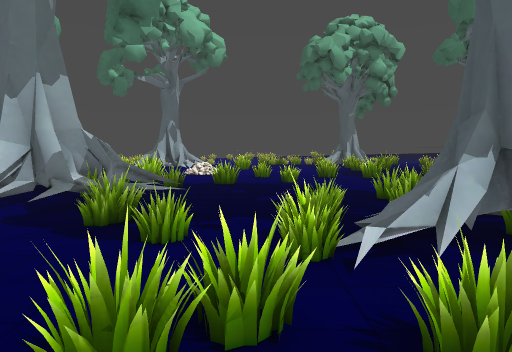
[1] (above)

24 first-person views from a walk through a level from a Godot 3-D game. The camera is 1.5 m above the floor, tilts 4° down and sees 70° across. The floor is counted in squares, 1 m on a side. Each view is taken from the middle of a square. On the plan, view 1 faces up. The plan holds only what a view shows up to about 16 squares ahead; the rest is blank. The place goes on beyond the plan. Some surface patterns are stand-ins.

[2]
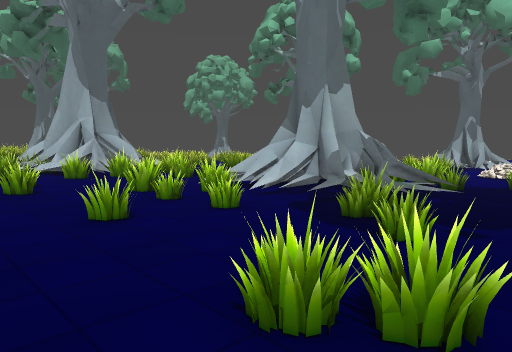

[3]
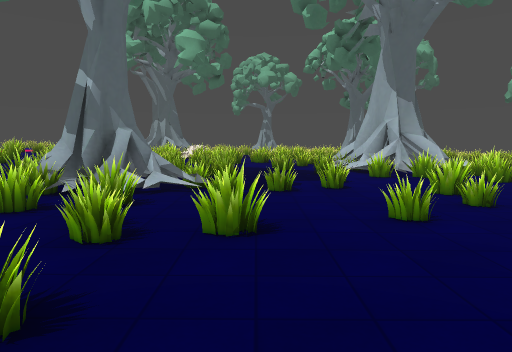

[4]
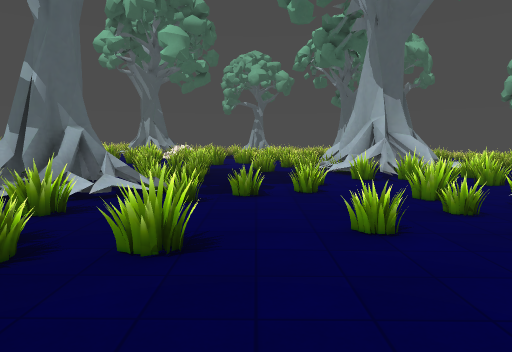

[5]
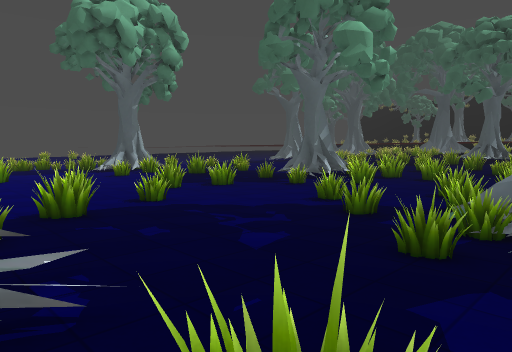

[6]
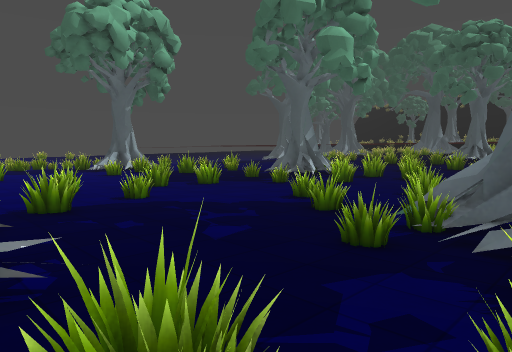

[7]
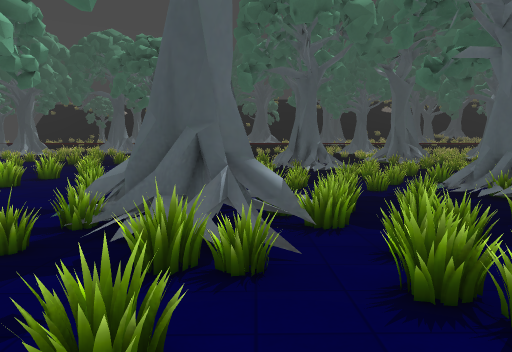

[8]
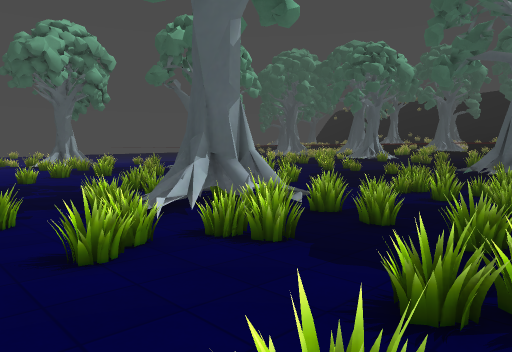

[9]
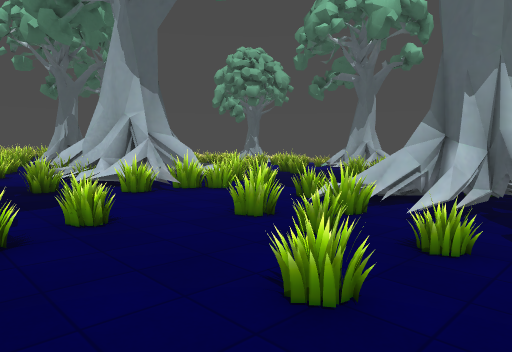

[10]
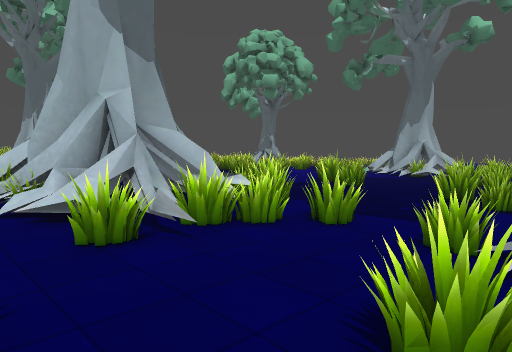

[11]
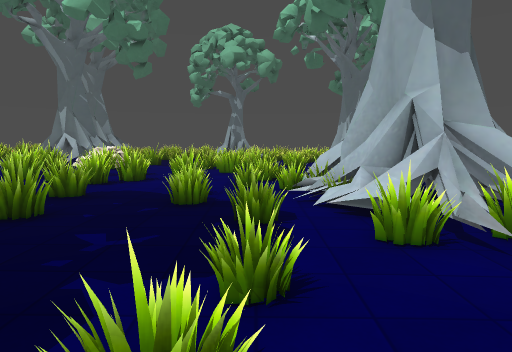

[12]
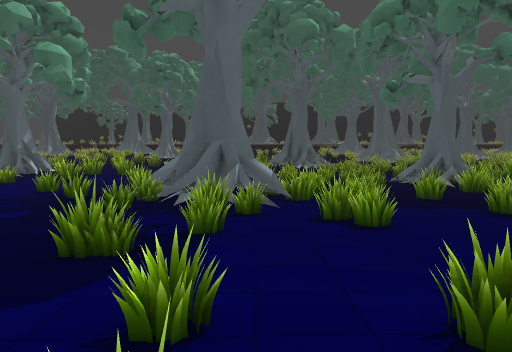

[13]
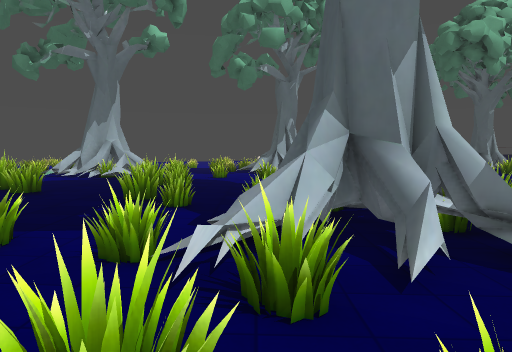

[14]
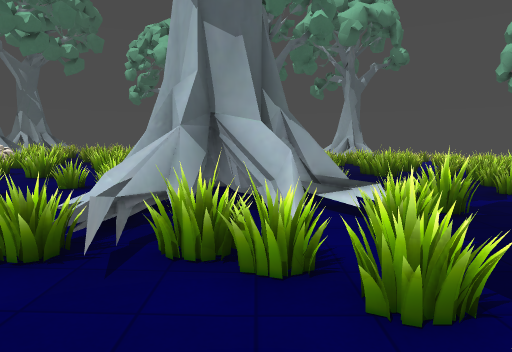

[15]
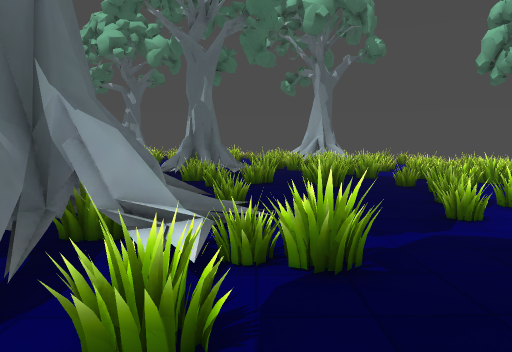

[16]
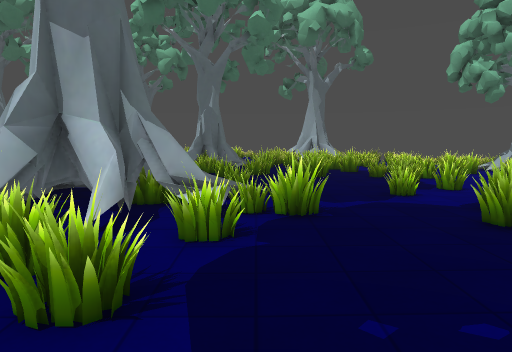

[17]
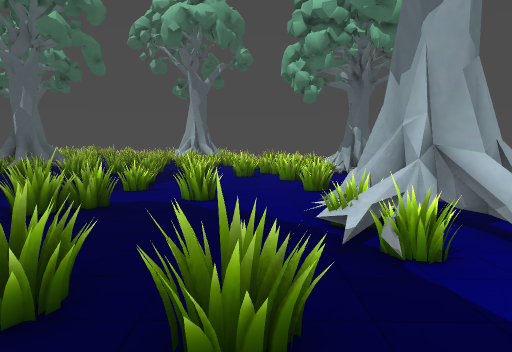

[18]
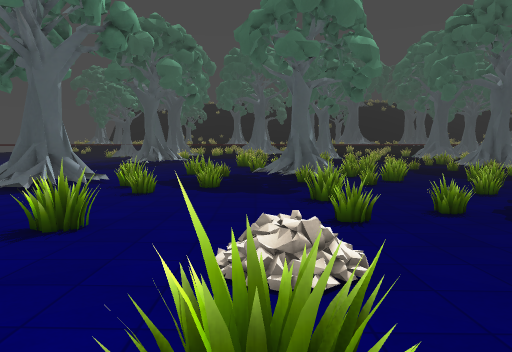

[19]
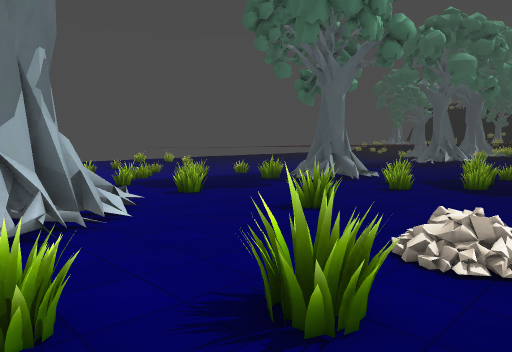

[20]
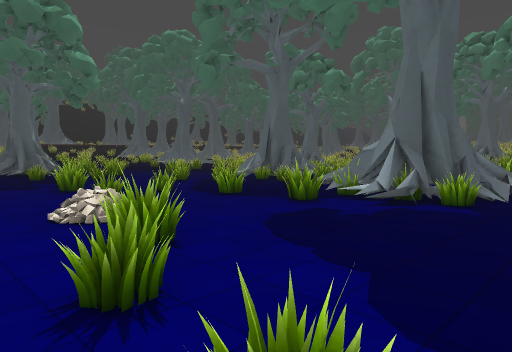

[21]
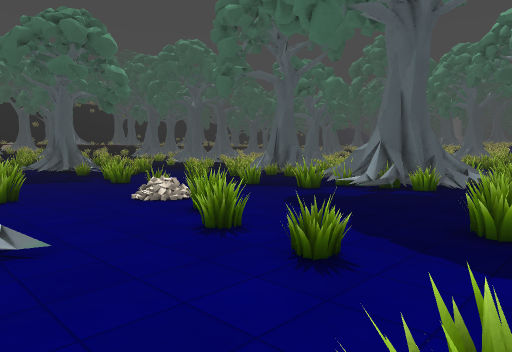

[22]
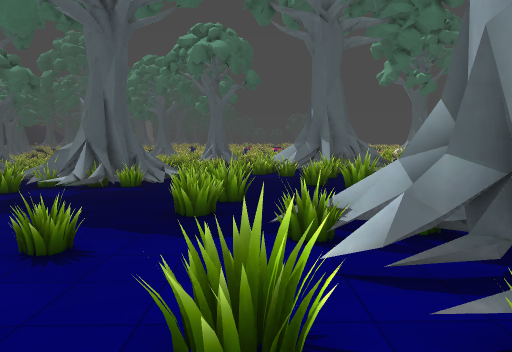

[23]
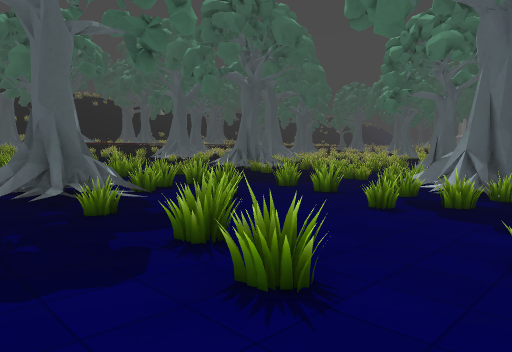

[24]
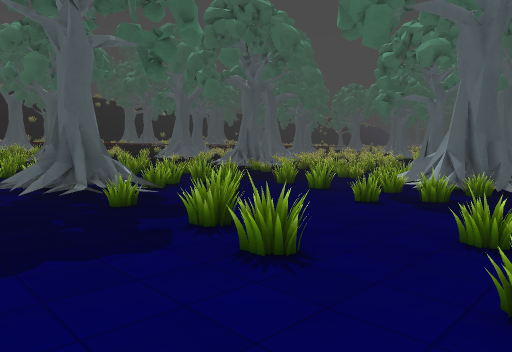

### Floor plan
Key: @ floor where view 1 was taken; # wall or solid block; x gap in a wall; . main floor; : floor 0.25 m higher than the main floor; - floor 0.25 m lower than the main floor; + floor 0.5 m higher than the main floor; * floor 0.75 m higher than the main floor; / step, stairs or slope; = window, fence, low wall or low ledge; ^ raised ledge; O other object.
Columns run from 27 left of view 1 to 13 right of it. Each row starts with its distance up from view 1.
 29              :      ###..::::.:  :::
 28              :     ##=..::::::::::=:
 27            ====:::::=:::::=:::::===
 26           ##===::::::::::=^::::==#=:
 25           ##=:::::::::::::=:..::=##==
 24  #=====  ###=::==:==:::::::....::====
 23  =====::=##===::=:==:=::.........:==:
 22  ==:=:::::=:::=:::::===///........::  :::
 21 =+++::::::::::==:::::=.// .........::::==
 20 =++++:==::::::==::::.......==.====..==/##
 19 ===+++===::::==:::::.......=...====.=:/##
 18 ===++=+:=::::=x=:::..................:/=#
 17 +======:===::::==:::........==.....==..==
 16 +===+==++===::::::::..==.==..=.....=..=.=
 15 +++++=+=++==::==::://.==.==..........=#.=
 14 ====+++++++:::#==:=#=O===.......==....=..
 13 ===++++++++:::::=:=###===.......==......
 12 ==+++++  ==:::::::=####=.......==...=...
 11 ===+++=++====:::::=####=.......==..===...
 10 #===+====##====:=:=#### .....=...==.= .==
  9 ===+  =###=#===:==####= ....====#==..
  8 ==      ####==::::===..===...==###==
  7         #####=::::==....==..=#####===
  6        ####===:::===.==..=====####=
  5        =#==#==:::=:===...=.===####===..
  4    ===#==  ==# ::::::=.....=#.====#==.-=
  3   =#====#++==:===:::==...===========#-===
  2  ===##=======:#===:::=....=====#=======-=
  1  ==#==+#===#++::==:::   .....=.===..-==#=
  0    ===# ##   +::#==:: =. ..@....=#.#=#===
 -1    ===##==#==#=#====: =   ..=.===..=====
 -2  =#= =====#====#==::::==.=====#==.. ##
 -3  ====*==#  ##====##=====.     .=#=  =#=
 -4   =====#   =#==###===#         ==== ###
 -5   =====          ##===          #==
 -6   =====          ##=

Positions as (right, up) in squares from view 1, and headings:
1: (0, 0), facing up
2: (1, 0), facing up-left
3: (1, 0), facing left
4: (0, 1), facing left
5: (-4, 7), facing up-right
6: (-4, 6), facing up-right
7: (-4, 5), facing right
8: (-3, -3), facing up-right
9: (-4, 0), facing up-left
10: (-9, 3), facing up-left
11: (-9, 3), facing left
12: (-9, 5), facing right
13: (-9, 4), facing up
14: (-10, 8), facing left
15: (-13, 11), facing left
16: (-10, 11), facing left
17: (-10, 21), facing left
18: (-8, 22), facing right
19: (-9, 20), facing up-right
20: (-12, 25), facing down-right
21: (-14, 28), facing down-right
22: (-14, 29), facing down
23: (1, 23), facing down-right
24: (0, 24), facing down-right
